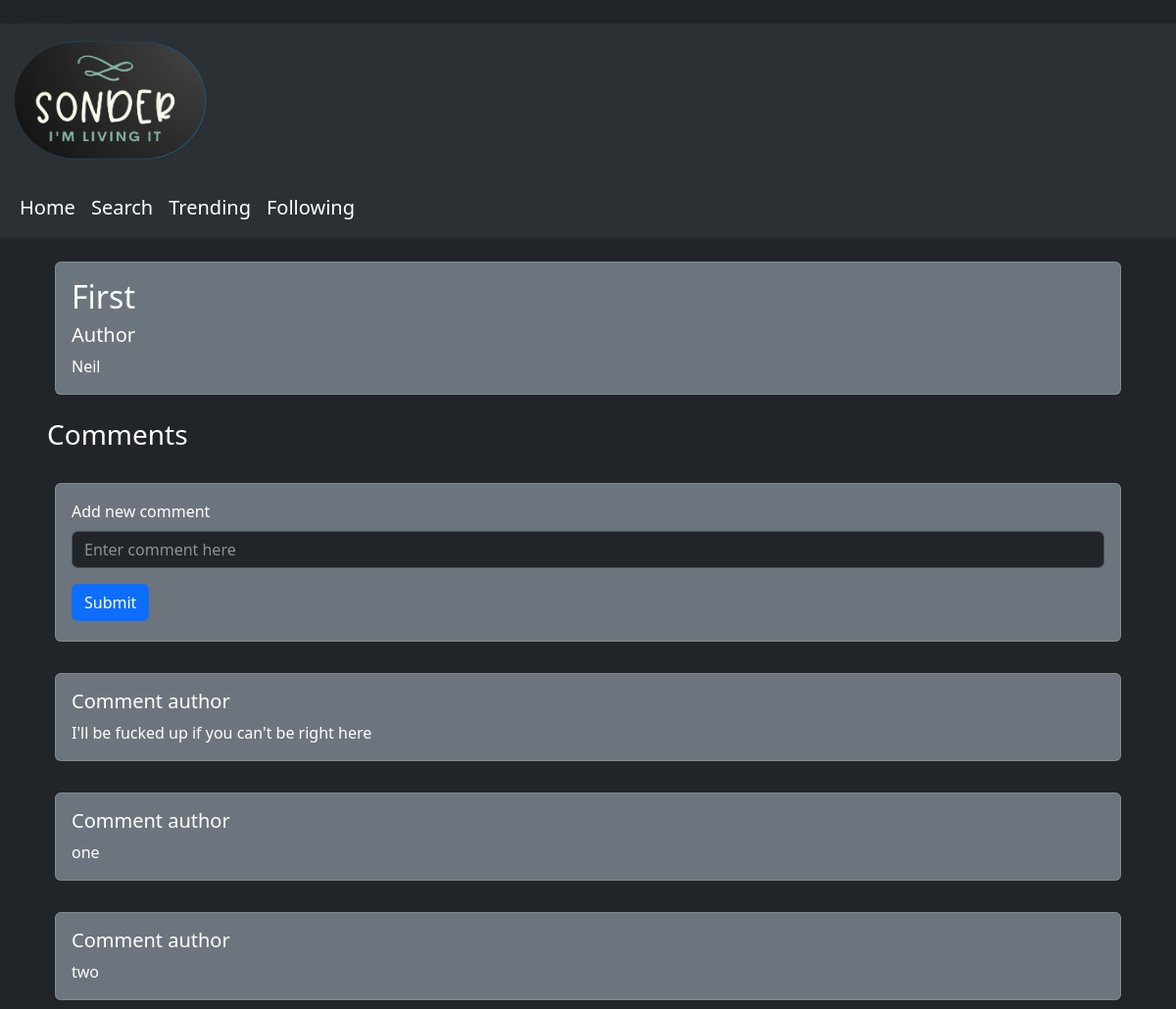
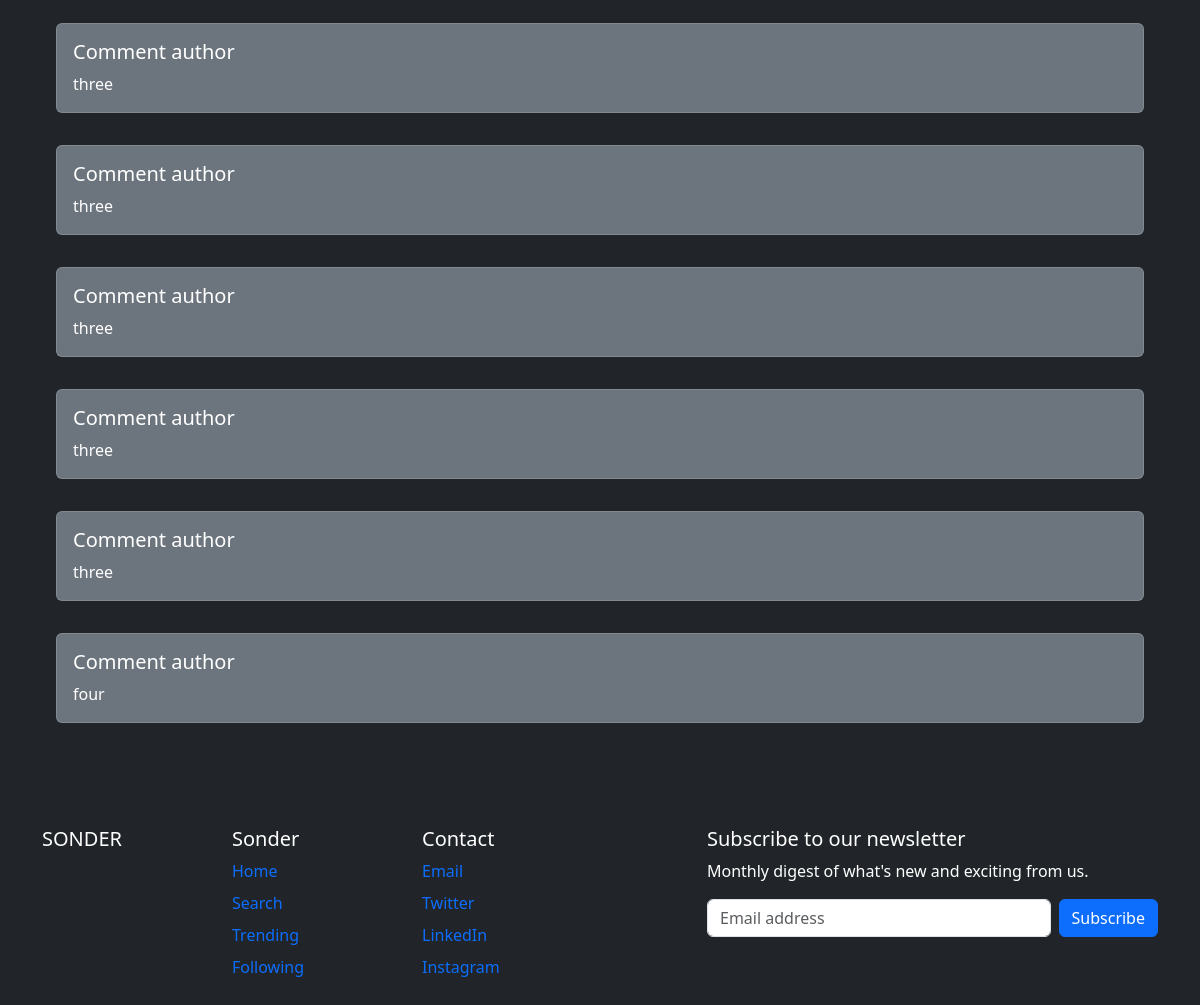
/1, run on an earlier commit of the app's database (2 pictures, top to bottom).
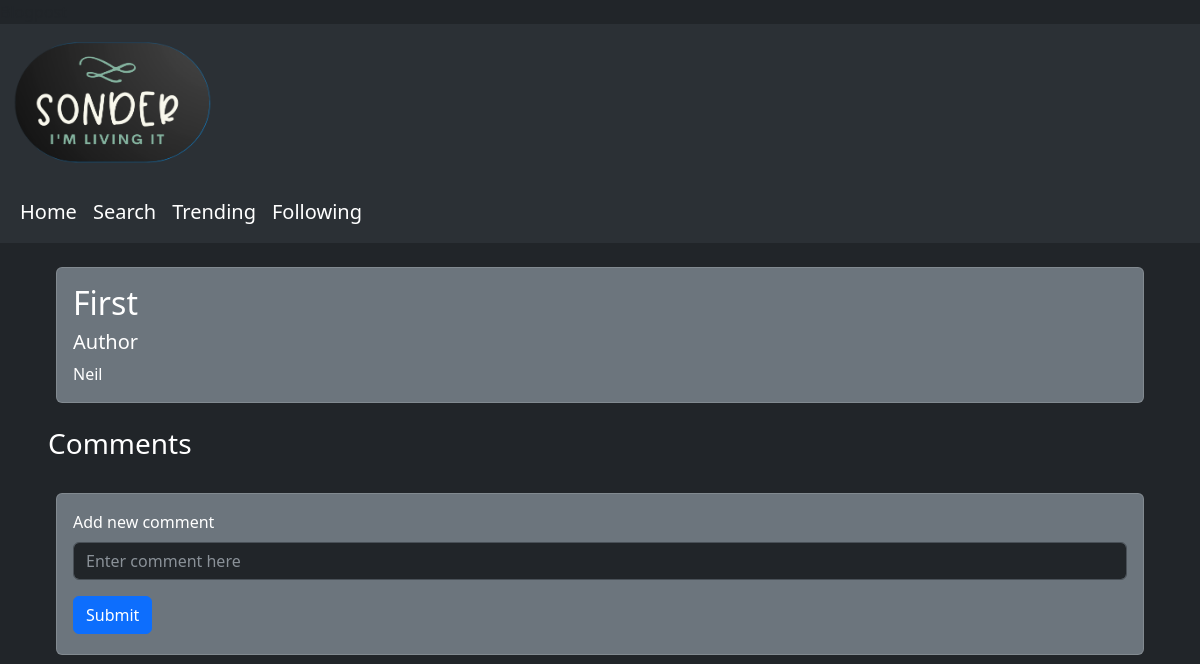
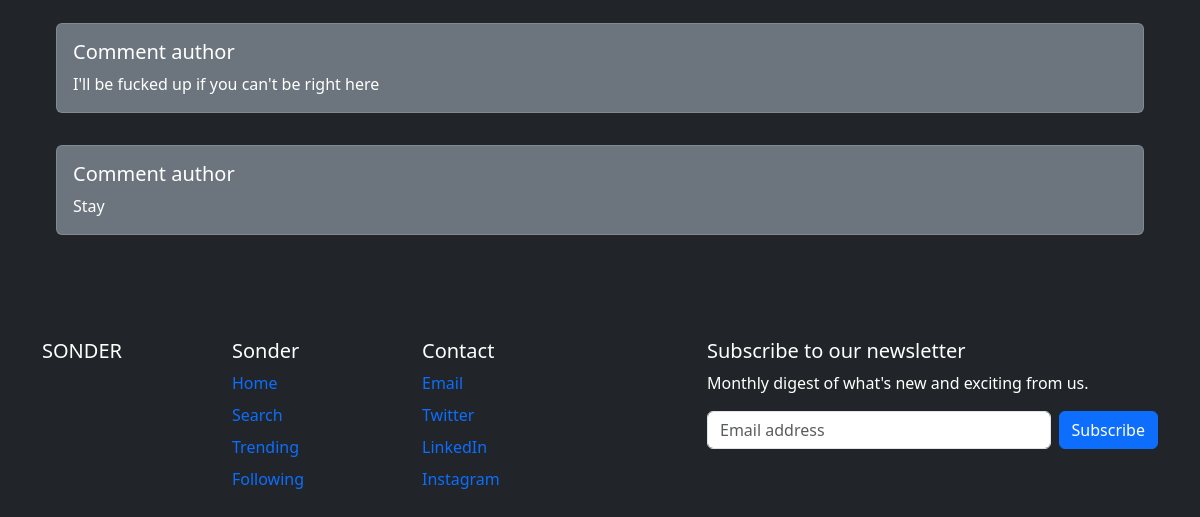
And on a later commit of the database (2 pictures, top to bottom).
### tables this page shows
CREATE TABLE posts (
    id INTEGER PRIMARY KEY AUTOINCREMENT,
    created TIMESTAMP NOT NULL DEFAULT CURRENT_TIMESTAMP,
    title TEXT NOT NULL,
    content TEXT NOT NULL
);

CREATE TABLE comments (
    comment_id INTEGER PRIMARY KEY AUTOINCREMENT,
    created TIMESTAMP NOT NULL DEFAULT CURRENT_TIMESTAMP,
    post_id INTEGER NOT NULL,
    content TEXT NOT NULL
);

### app.py (the view, shortened to what this page needs)
@app.route('/<int:postId>', methods=('GET', 'POST'))
def viewPost(postId):
    post = getPost(postId)
    comments = getComments(postId)
    return render_template('blogpost.html', posts=post, comments=comments)

### app.py (called while the page is built)
def get_db_connection():
    conn = sqlite3.connect('database.db')
    conn.row_factory = sqlite3.Row
    return conn

def getPost(postId):
    conn = get_db_connection()
    post = conn.execute('SELECT * FROM posts WHERE id = ?', (postId,)).fetchone()
    conn.close()
    if post is None:
        abort(404)
    return post

def getComments(postId):
    conn = get_db_connection()
    comments = conn.execute('SELECT * FROM comments WHERE post_id = ?', (postId,)).fetchall()
    conn.close()
    if comments is None:
        return {}
    return comments

### templates/blogpost.html (shortened to what this page needs)
{% extends 'base.html' %}
{% block body %}
      <div class="d-grid gap-3">
        <div class="p-2 bg-dark text-white mx-5 mt-3" data-bs-theme="dark">
            <div class="card bg-secondary text-white" data-bs-theme = "dark">
                <div class="card-body">
                  <h2 class="card-title">{{posts.title}}</h2>
                  <h5> Author </h5>
                  <p class="card-text">{{posts.content}}</p>
                </div>
              </div>
        </div>
        <div><h3 class = "text-white mx-5">Comments</h3></div>
        <div class="p-2 bg-dark text-white mx-5" data-bs-theme="dark">
          <div class="card bg-secondary text-white" data-bs-theme = "dark">
          <div class="card-body">
        <form method="post">
        <div class="mb-3">
          <label for="exampleInputComment1" class="form-label text-white">Add new comment</label>
          <input type="text" class="form-control" id="exampleInputComment1" placeholder="Enter comment here" name="content"></input>
        </div>
        <button type="submit" class="btn btn-primary mb-1">Submit</button>
      </form>
    </div>
  </div>
</div>
        {%for comment in comments%}
        <div class="p-2 bg-dark text-white mx-5" data-bs-theme="dark">
            <div class="card bg-secondary text-white" data-bs-theme = "dark">
                <div class="card-body">
                  <h5> Comment author </h5>
                  <p class="card-text">{{comment.content}}</p>
                </div>
              </div>
        </div>
        {% endfor %}
      </div>
{% endblock %}

### templates/base.html (shortened to what this page needs)
<!doctype html>
<html lang="en">
  <head>
    <link href="https://cdn.jsdelivr.net/npm/bootstrap@5.3.0-alpha2/dist/css/bootstrap.min.css" rel="stylesheet">
  </head>
  <body class = bg-dark>
    <nav class="navbar navbar-expand-lg bg-body-tertiary bg-dark" data-bs-theme="dark">
        <div class="container-fluid">
            <a class="navbar-brand" href="index.html">
                <img src="{{ url_for('static', filename='logo.png') }}" width="200" height="130" class="d-inline-block align-text-top" />
            </a>
        </div>
        </nav>
    <nav class="navbar navbar-expand-lg bg-body-tertiary bg-dark sticky-top fs-5"  data-bs-theme="dark">
    <div class="container-fluid">
        <div class="collapse navbar-collapse" id="navbarSupportedContent">
        <ul class="navbar-nav me-auto mb-2 mb-lg-0">
            <li class="nav-item">
            <a class="nav-link active" aria-current="page" href="/">Home</a>
            </li>
            <li class="nav-item">
            <a class="nav-link active" aria-current="page" href="/search">Search</a>
            </li>
            <li class="nav-item">
            <a class="nav-link active" aria-current="page" href="/trending">Trending</a>
            </li>
            <li class="nav-item">
            <a class="nav-link active" aria-current="page" href="#">Following</a>
            </li>
        </ul>
        </div>
    </div>
    </nav>
    {% block body %}
    {% endblock %}
      <div class="container mt-5">
        <footer class="py-5 text-white">
          <div class="row">
            <div class="col-6 col-md-2 mb-3">
              <h5><a href="index.html" class = "nav-link p-0"> SONDER</a></h5>
            </div>
            <div class="col-6 col-md-2 mb-3">
              <h5>Sonder</h5>
              <ul class="nav flex-column">
                <li class="nav-item mb-2"><a href="/" class="nav-link p-0">Home</a></li>
                <li class="nav-item mb-2"><a href="/search" class="nav-link p-0">Search</a></li>
                <li class="nav-item mb-2"><a href="/trending" class="nav-link p-0">Trending</a></li>
                <li class="nav-item mb-2"><a href="#" class="nav-link p-0">Following</a></li>
              </ul>
            </div>
            <div class="col-6 col-md-2 mb-3">
              <h5>Contact</h5>
              <ul class="nav flex-column">
                <li class="nav-item mb-2"><a href="mailto:sonder@gmail.com" class="nav-link p-0">Email</a></li>
                <li class="nav-item mb-2"><a href="https://twitter.com" class="nav-link p-0">Twitter</a></li>
                <li class="nav-item mb-2"><a href="https://linked.com" class="nav-link p-0">LinkedIn</a></li>
                <li class="nav-item mb-2"><a href="https://instagram.com" class="nav-link p-0">Instagram</a></li>
              </ul>
            </div>
            <div class="col-md-5 offset-md-1 mb-3">
              <form>
                <h5>Subscribe to our newsletter</h5>
                <p>Monthly digest of what's new and exciting from us.</p>
                <div class="d-flex flex-column flex-sm-row w-100 gap-2">
                  <input id="newsletter1" type="text" class="form-control" placeholder="Email address">
                  <button class="btn btn-primary" type="button">Subscribe</button>
                </div>
              </form>
            </div>
          </div>
        </footer>
      </div>
  </body>
</html>

What changed in the data, as far as the page shows it:
removed comments: content "one"
removed comments: content "two"
removed comments: content "three"
removed comments: content "three"
removed comments: content "three"
removed comments: content "three"
removed comments: content "three"
removed comments: content "four"
added comments: content "Stay"
